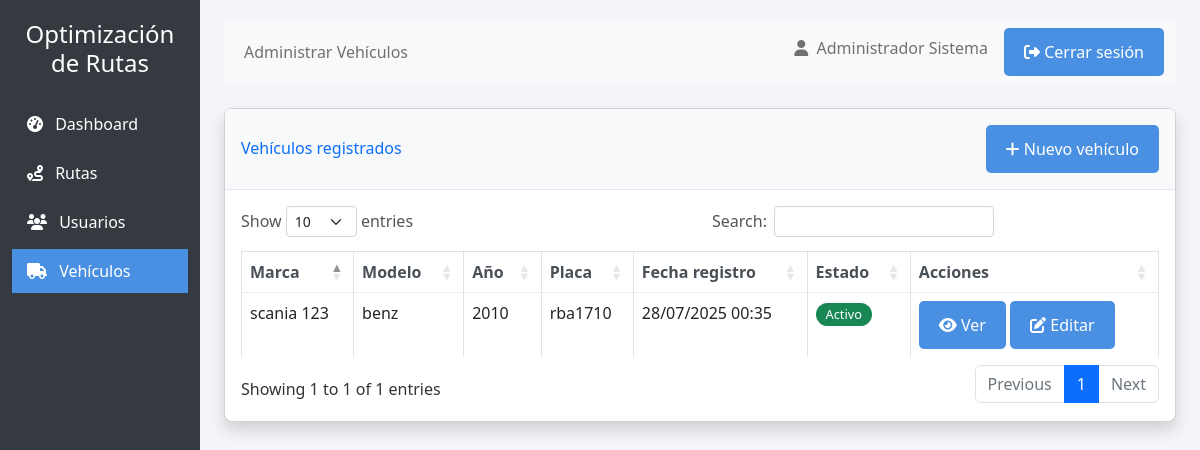
The app's page /admin/vehicles (signed in) with its own data.
### app.py (models this page shows, shortened)
class User(db.Model, UserMixin):
    id = db.Column(db.Integer, primary_key=True)
    username = db.Column(db.String(100), unique=True, nullable=False)
    email = db.Column(db.String(120), unique=True, nullable=False)
    password_hash = db.Column(db.String(200), nullable=False)
    first_name = db.Column(db.String(100), nullable=False)
    last_name = db.Column(db.String(100), nullable=False)
    cedula = db.Column(db.String(20), unique=True, nullable=False)
    role = db.Column(db.String(20), default='driver')  # admin, driver, technician, coordinator
    active = db.Column(db.Boolean, default=True)
    created_at = db.Column(db.DateTime, default=datetime.utcnow)
    driver_info = db.relationship('DriverInfo', backref='user', uselist=False, cascade="all, delete-orphan")
    routes_created = db.relationship('Route', backref='creator', lazy=True, foreign_keys='Route.creator_id')
    routes_driven = db.relationship('RouteCompletion', backref='driver', lazy=True)

class Vehicle(db.Model):
    id = db.Column(db.Integer, primary_key=True)
    brand = db.Column(db.String(100), nullable=False)
    model = db.Column(db.String(100), nullable=False)
    year = db.Column(db.Integer, nullable=False)
    plate_number = db.Column(db.String(20), unique=True, nullable=False)
    active = db.Column(db.Boolean, default=True)
    created_at = db.Column(db.DateTime, default=datetime.utcnow)
    drivers = db.relationship('VehicleAssignment', backref='vehicle', lazy=True)

### app.py (the view)
    @app.route('/admin/vehicles')
    @admin_required
    def manage_vehicles():
        vehicles = Vehicle.query.filter_by(active=True).order_by(Vehicle.brand).all()
        return render_template('admin/vehicles.html', vehicles=vehicles)

### app.py (called while the page is built)
def role_required(*roles):
    def decorator(f):
        @wraps(f)
        def decorated_function(*args, **kwargs):
            if not current_user.is_authenticated:
                flash('Debes iniciar sesión para acceder a esta página.', 'danger')
                return redirect(url_for('login'))
            if current_user.role not in roles:
                flash('No tienes permisos para acceder a esta página.', 'danger')
                return redirect(url_for('dashboard'))
            return f(*args, **kwargs)
        return decorated_function
    return decorator

### templates/admin/vehicles.html (shortened to what this page needs)
{% extends "base.html" %}
{% block page_title %}Administrar Vehículos{% endblock %}
{% block sidebar_items %}
<li class="nav-item">
    <a href="{{ url_for('admin_dashboard') }}" class="nav-link">
        <i class="fas fa-tachometer-alt me-2"></i> Dashboard
    </a>
</li>
<li class="nav-item">
    <a href="{{ url_for('manage_routes') }}" class="nav-link">
        <i class="fas fa-route me-2"></i> Rutas
    </a>
</li>
<li class="nav-item">
    <a href="{{ url_for('manage_users') }}" class="nav-link">
        <i class="fas fa-users me-2"></i> Usuarios
    </a>
</li>
<li class="nav-item">
    <a href="{{ url_for('manage_vehicles') }}" class="nav-link active">
        <i class="fas fa-truck me-2"></i> Vehículos
    </a>
</li>
{% endblock %}
{% block content %}
<div class="card shadow mb-4">
    <div class="card-header py-3 d-flex flex-row align-items-center justify-content-between">
        <h6 class="m-0 font-weight-bold text-primary">Vehículos registrados</h6>
        <a href="{{ url_for('add_vehicle') }}" class="btn btn-primary">
            <i class="fas fa-plus"></i> Nuevo vehículo
        </a>
    </div>
    <div class="card-body">
        {% if vehicles %}
        <div class="table-responsive">
            <table class="table table-bordered" id="vehiclesTable">
                <thead>
                    <tr>
                        <th>Marca</th>
                        <th>Modelo</th>
                        <th>Año</th>
                        <th>Placa</th>
                        <th>Fecha registro</th>
                        <th>Estado</th>
                        <th>Acciones</th>
                    </tr>
                </thead>
                <tbody>
                    {% for vehicle in vehicles %}
                    <tr>
                        <td>{{ vehicle.brand }}</td>
                        <td>{{ vehicle.model }}</td>
                        <td>{{ vehicle.year }}</td>
                        <td>{{ vehicle.plate_number }}</td>
                        <td>{{ vehicle.created_at|datetime_format }}</td>
                        <td>
                            {% if vehicle.active %}
                                <span class="badge bg-success">Activo</span>
                            {% else %}
                                <span class="badge bg-secondary">Inactivo</span>
                            {% endif %}
                        </td>
                        <td>
                            <button type="button" class="btn btn-info btn-sm">
                                <i class="fas fa-eye"></i> Ver
                            </button>
                            <button type="button" class="btn btn-warning btn-sm">
                                <i class="fas fa-edit"></i> Editar
                            </button>
                        </td>
                    </tr>
                    {% endfor %}
                </tbody>
            </table>
        </div>
        {% endif %}
    </div>
</div>
{% endblock %}
{% block extra_css %}
<link rel="stylesheet" href="https://cdn.datatables.net/1.11.5/css/dataTables.bootstrap5.min.css">
{% endblock %}

### templates/base.html (shortened to what this page needs)
<!DOCTYPE html>
<html lang="es">
<head>
    <link rel="stylesheet" href="https://cdn.jsdelivr.net/npm/bootstrap@5.2.3/dist/css/bootstrap.min.css">
    <link rel="stylesheet" href="https://cdnjs.cloudflare.com/ajax/libs/font-awesome/6.2.1/css/all.min.css">
    <link rel="stylesheet" href="/static/styles.css">
    {% block extra_css %}{% endblock %}
</head>
<body>
    <div class="container-fluid">
        <div class="row">
            <div class="col-md-2 d-md-block sidebar collapse">
                <div class="position-sticky">
                    <div class="text-center mb-4">
                        <h4>Optimización<br>de Rutas</h4>
                    </div>
                    <ul class="nav flex-column">
                        {% block sidebar_items %}
                        {% endblock %}
                    </ul>
                </div>
            </div>
            <div class="col-md-10 ms-sm-auto px-md-4 content">
                <nav class="navbar navbar-expand-lg navbar-light bg-light mb-4">
                    <div class="container-fluid">
                        <div class="collapse navbar-collapse">
                            <ul class="navbar-nav me-auto mb-2 mb-lg-0">
                                <li class="nav-item">
                                    <span class="nav-link">
                                        {% block page_title %}Dashboard{% endblock %}
                                    </span>
                                </li>
                            </ul>
                            <div class="d-flex">
                                <span class="navbar-text me-3">
                                    <i class="fas fa-user me-1"></i> {{ current_user.first_name }} {{ current_user.last_name }}
                                </span>
                                <a href="{{ url_for('logout') }}" class="btn btn-outline-danger btn-sm">
                                    <i class="fas fa-sign-out-alt"></i> Cerrar sesión
                                </a>
                            </div>
                        </div>
                    </div>
                </nav>
                {% block content %}{% endblock %}
            </div>
        </div>
    </div>
</body>
</html>

### static/styles.css (style rules this page uses)
* { box-sizing: border-box; margin: 0; padding: 0; }
body { font-family: 'Segoe UI', Arial, sans-serif; background-color: #f4f4f9; margin: 0; padding: 0; color: #333; min-height: 100vh; display: flex; flex-direction: column; }
button, .btn { background-color: #4a90e2; color: white; border: none; padding: 12px 20px; border-radius: 5px; cursor: pointer; font-size: 16px; font-weight: 500; transition: background-color 0.3s; text-decoration: none; display: inline-block; }
.btn-primary { background-color: #4a90e2; }
table { width: 100%; border-collapse: collapse; }
th, td { padding: 12px 15px; text-align: left; border-bottom: 1px solid #eee; }
th { background-color: #f8f9fa; font-weight: 600; color: #495057; }
tr:last-child td { border-bottom: none; }
.badge { display: inline-block; padding: 5px 10px; border-radius: 15px; font-size: 0.8rem; font-weight: 500; }

### templates/base.html (style rules this page uses)
.sidebar { min-height: 100vh; background-color: #343a40; color: #fff; padding-top: 20px; }
.sidebar a { color: #fff; text-decoration: none; padding: 10px 15px; display: block; }
.sidebar a.active { background-color: #4a90e2; }
.sidebar .nav-item { margin-bottom: 5px; }
.content { padding: 20px; }
.card { margin-bottom: 20px; border-radius: 8px; box-shadow: 0 2px 4px rgba(0,0,0,0.1); }
.card-header { background-color: #f8f9fa; border-bottom: 1px solid #e3e6f0; font-weight: bold; }
.btn-primary { background-color: #4a90e2; border-color: #4a90e2; }

### records on screen
User: first_name "Administrador", last_name "Sistema"
Vehicle: brand "scania 123", model "benz", year "2010", plate_number "rba1710", created_at "28/07/2025 00:35", active "Activo"
